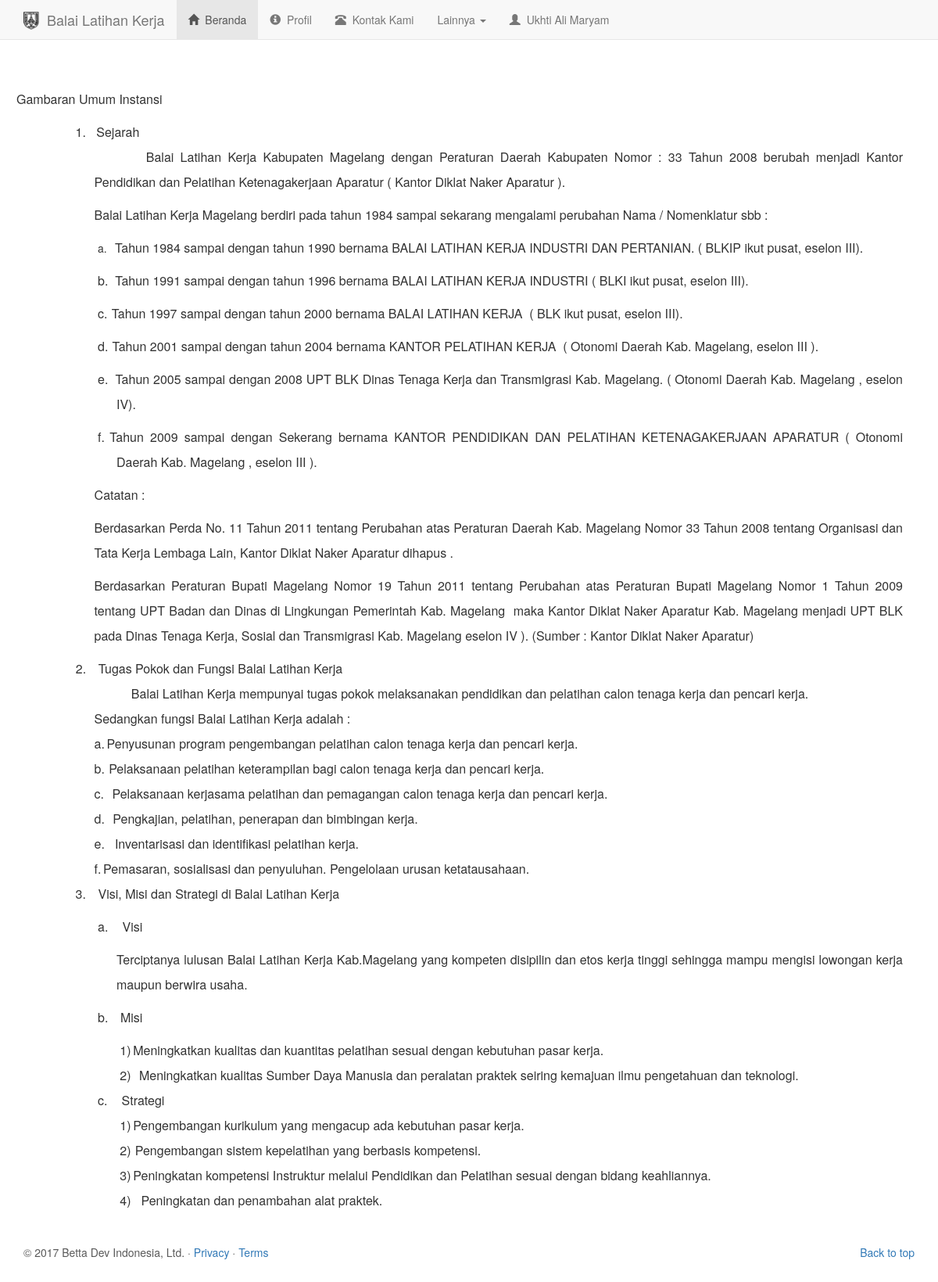
The page /user/profil.php (signed in) on the database its author committed.
### tables this page shows
CREATE TABLE IF NOT EXISTS `peserta` (
  `id_peserta` int(11) NOT NULL AUTO_INCREMENT,
  `nama` varchar(100) NOT NULL,
  `id_kejuruan` int(11) NOT NULL,
  `nik` varchar(100) NOT NULL,
  `ttl` text NOT NULL,
  `jk` enum('pria','wanita') NOT NULL,
  `id_agama` int(11) NOT NULL,
  `skawin` enum('Menikah','Belum') NOT NULL,
  `id_pendidikan` int(11) NOT NULL,
  `alamat` varchar(50) NOT NULL,
  `telp` varchar(25) NOT NULL,
  `p_kursus` text,
  `p_kerja` text,
  `nama_ortu` varchar(50) NOT NULL,
  `pk_ortu` varchar(30) NOT NULL,
  `alamat_ortu` varchar(100) NOT NULL,
  `ijazah` varchar(450) NOT NULL,
  `ktp` varchar(450) NOT NULL,
  `tanggalDaftar` date NOT NULL,
  `status_peserta` enum('0','1') NOT NULL,
  PRIMARY KEY (`id_peserta`),
  KEY `id_kejuruan` (`id_kejuruan`),
  KEY `id_agama` (`id_agama`),
  KEY `id_pendidikan` (`id_pendidikan`)
);

CREATE TABLE IF NOT EXISTS `profil` (
  `id` int(11) NOT NULL AUTO_INCREMENT,
  `idAdmin` int(11) DEFAULT NULL,
  `profilDeskripsi` text,
  `last_updated` date DEFAULT NULL,
  PRIMARY KEY (`id`),
  KEY `idAdmin` (`idAdmin`)
);

### user/profil.php (called while the page is built, shortened)
<?php
require './config/function.php';
$peserta = getPeserta($_SESSION['id_peserta']);
$data = profilBlk();
require './templates/header2.php';
require './templates/profil-container.php';
require './templates/footer.php';
?>

### user/config/function.php (called while the page is built, shortened)
<?php
function profilBlk(){
	$query = "SELECT * FROM profil";
    $sql = mysql_query($query);
    $data = array();
    while ($result = mysql_fetch_assoc($sql)){
    	$data[] = $result;
    }
    return $data;
}
function getPeserta($id){
	$query = "SELECT * FROM peserta WHERE id_peserta='$id'";
	$sql = mysql_query($query);
	$result = mysql_fetch_assoc($sql);
	return $result;
}
?>

### user/templates/profil-container.php (the view)
<div class="starter-template">
  <?= $data[0]['profilDeskripsi'] ?>
</div>

### user/templates/header2.php (shortened to what this page needs)
<!DOCTYPE html>
<html lang="en">
  <head>
    <link href="http://localhost/project_blk/v.1.0.3/node_modules/bootstrap/dist/css/bootstrap.min.css" rel="stylesheet">
    <link rel="stylesheet" href="http://localhost/project_blk/v.1.0.3/libs/fonts/css/font-awesome.min.css">
    <link href="./libs/style.css" rel="stylesheet">
  </head>
  <body>
    <nav class="navbar navbar-default navbar-static-top">
          <div class="container">
            <div class="navbar-header">
              <a class="navbar-brand" href="./">
                <img src="./libs/photos/icon_blk.png" alt="Balai Latihan Kerja" class="pull-left" style="width:20px;height:23px;"> &nbsp; Balai Latihan Kerja
              </a>
            </div>
            <div id="navbar" class="navbar-collapse collapse">
              <ul class="nav navbar-nav">
                <li class="active">
                  <a href="./"><i class="glyphicon glyphicon-home"></i>&nbsp; Beranda</a>
                </li>
                <li>
                  <a href="./profil"><i class="glyphicon glyphicon-info-sign"></i>&nbsp; Profil</a>
                </li>
                <li>
                  <a href="./contact"><i class="glyphicon glyphicon-phone-alt"></i>&nbsp; Kontak Kami</a>
                </li>
                <li class="dropdown">
                  <a href="#" class="dropdown-toggle" data-toggle="dropdown" role="button" aria-haspopup="true" aria-expanded="false">Lainnya <span class="caret"></span></a>
                </li>
                <li>
                  <a href="./dashboard">
                  <i class="glyphicon glyphicon-user"></i>&nbsp; <?= $peserta['nama']; ?></a>
                </li>
              </ul>
            </div>
          </div>
        </nav>
    <div class="container">

### user/libs/style.css (style rules this page uses)
body { padding-bottom: 40px; color: #5a5a5a; }
.starter-template { padding: 40px 15px; }

### rows shown on the page
peserta: nama "Ukhti Ali Maryam"
profil: profilDeskripsi "Gambaran Umum Instansi 1. Sejarah Balai Latihan Kerja Kabupaten Magelang dengan Peraturan Daerah Kabupaten Nomor : 33 Tahun 2008 berubah menjadi Kantor Pendidikan dan Pelatihan Ketenagakerjaan Aparatur ( Kantor Diklat Naker Aparatur ). Balai Latihan Kerja Magelang berdiri pada tahun 1984 sampai sekarang mengalami perubahan Nama / Nomenklatur sbb : a. Tahun 1984 sampai dengan tahun 1990 bernama BALAI LATIHAN KERJA INDUSTRI DAN PERTANIAN. ( BLKIP ikut pusat, eselon III). b. Tahun 1991 sampai dengan tahun 1996 bernama BALAI LATIHAN KERJA INDUSTRI ( BLKI ikut pusat, eselon III). c. Tahun 1997 sampai dengan tahun 2000 bernama BALAI LATIHAN KERJA ( BLK ikut pusat, eselon III). d. Tahun 2001…"
